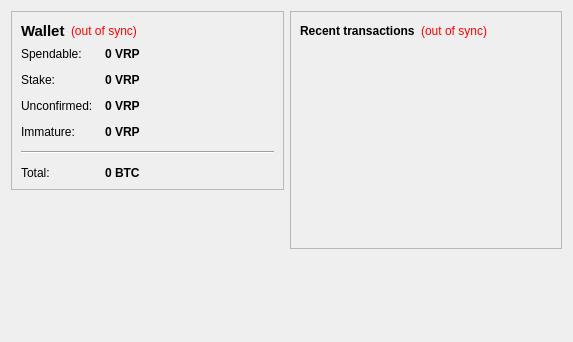
<?xml version="1.0" encoding="UTF-8"?>
<ui version="4.0">
 <class>OverviewPage</class>
 <widget class="QWidget" name="OverviewPage">
  <property name="geometry">
   <rect>
    <x>0</x>
    <y>0</y>
    <width>573</width>
    <height>342</height>
   </rect>
  </property>
  <property name="windowTitle">
   <string>Form</string>
  </property>
  <layout class="QHBoxLayout" name="horizontalLayout" stretch="1,1">
   <item>
    <layout class="QVBoxLayout" name="verticalLayout_2">
     <item>
      <widget class="QFrame" name="frame">
       <property name="frameShape">
        <enum>QFrame::StyledPanel</enum>
       </property>
       <property name="frameShadow">
        <enum>QFrame::Raised</enum>
       </property>
       <layout class="QVBoxLayout" name="verticalLayout_4">
        <item>
         <layout class="QHBoxLayout" name="horizontalLayout_4">
          <item>
           <widget class="QLabel" name="label_5">
            <property name="font">
             <font>
              <pointsize>11</pointsize>
              <weight>75</weight>
              <bold>true</bold>
             </font>
            </property>
            <property name="text">
             <string>Wallet</string>
            </property>
           </widget>
          </item>
          <item>
           <widget class="QLabel" name="labelWalletStatus">
            <property name="toolTip">
             <string>The displayed information may be out of date. Your wallet automatically synchronizes with the Vprocoin network after a connection is established, but this process has not completed yet.</string>
            </property>
            <property name="styleSheet">
             <string notr="true">QLabel { color: red; }</string>
            </property>
            <property name="text">
             <string notr="true">(out of sync)</string>
            </property>
            <property name="alignment">
             <set>Qt::AlignLeading|Qt::AlignLeft|Qt::AlignVCenter</set>
            </property>
           </widget>
          </item>
          <item>
           <spacer name="horizontalSpacer_2">
            <property name="orientation">
             <enum>Qt::Horizontal</enum>
            </property>
            <property name="sizeHint" stdset="0">
             <size>
              <width>40</width>
              <height>20</height>
             </size>
            </property>
           </spacer>
          </item>
         </layout>
        </item>
        <item>
         <layout class="QFormLayout" name="formLayout_2">
          <property name="fieldGrowthPolicy">
           <enum>QFormLayout::AllNonFixedFieldsGrow</enum>
          </property>
          <property name="horizontalSpacing">
           <number>12</number>
          </property>
          <property name="verticalSpacing">
           <number>12</number>
          </property>
          <item row="0" column="0">
           <widget class="QLabel" name="label">
            <property name="text">
             <string>Spendable:</string>
            </property>
           </widget>
          </item>
          <item row="0" column="1">
           <widget class="QLabel" name="labelBalance">
            <property name="font">
             <font>
              <weight>75</weight>
              <bold>true</bold>
             </font>
            </property>
            <property name="cursor">
             <cursorShape>IBeamCursor</cursorShape>
            </property>
            <property name="toolTip">
             <string>Your current spendable balance</string>
            </property>
            <property name="text">
             <string notr="true">0 VRP</string>
            </property>
            <property name="textInteractionFlags">
             <set>Qt::LinksAccessibleByMouse|Qt::TextSelectableByKeyboard|Qt::TextSelectableByMouse</set>
            </property>
           </widget>
          </item>
          <item row="1" column="0">
           <widget class="QLabel" name="label_6">
            <property name="text">
             <string>Stake:</string>
            </property>
           </widget>
          </item>
          <item row="1" column="1">
           <widget class="QLabel" name="labelStake">
            <property name="font">
             <font>
              <weight>75</weight>
              <bold>true</bold>
             </font>
            </property>
            <property name="cursor">
             <cursorShape>IBeamCursor</cursorShape>
            </property>
            <property name="toolTip">
             <string>Total of coins that was staked, and do not yet count toward the current balance</string>
            </property>
            <property name="text">
             <string notr="true">0 VRP</string>
            </property>
            <property name="textInteractionFlags">
             <set>Qt::LinksAccessibleByMouse|Qt::TextSelectableByKeyboard|Qt::TextSelectableByMouse</set>
            </property>
           </widget>
          </item>
          <item row="2" column="0">
           <widget class="QLabel" name="label_3">
            <property name="text">
             <string>Unconfirmed:</string>
            </property>
           </widget>
          </item>
          <item row="2" column="1">
           <widget class="QLabel" name="labelUnconfirmed">
            <property name="font">
             <font>
              <weight>75</weight>
              <bold>true</bold>
             </font>
            </property>
            <property name="cursor">
             <cursorShape>IBeamCursor</cursorShape>
            </property>
            <property name="toolTip">
             <string>Total of transactions that have yet to be confirmed, and do not yet count toward the current balance</string>
            </property>
            <property name="text">
             <string notr="true">0 VRP</string>
            </property>
            <property name="textInteractionFlags">
             <set>Qt::LinksAccessibleByMouse|Qt::TextSelectableByKeyboard|Qt::TextSelectableByMouse</set>
            </property>
           </widget>
          </item>
          <item row="3" column="0">
           <widget class="QLabel" name="labelImmatureText">
            <property name="text">
             <string>Immature:</string>
            </property>
           </widget>
          </item>
          <item row="3" column="1">
           <widget class="QLabel" name="labelImmature">
            <property name="font">
             <font>
              <weight>75</weight>
              <bold>true</bold>
             </font>
            </property>
            <property name="toolTip">
             <string>Mined balance that has not yet matured</string>
            </property>
            <property name="text">
             <string notr="true">0 VRP</string>
            </property>
            <property name="textInteractionFlags">
             <set>Qt::LinksAccessibleByMouse|Qt::TextSelectableByKeyboard|Qt::TextSelectableByMouse</set>
            </property>
           </widget>
          </item>
          <item row="4" column="0" colspan="2">
           <widget class="Line" name="line">
            <property name="orientation">
             <enum>Qt::Horizontal</enum>
            </property>
           </widget>
          </item>
          <item row="5" column="0">
           <widget class="QLabel" name="labelTotalText">
            <property name="text">
             <string>Total:</string>
            </property>
           </widget>
          </item>
          <item row="5" column="1">
           <widget class="QLabel" name="labelTotal">
            <property name="font">
             <font>
              <weight>75</weight>
              <bold>true</bold>
             </font>
            </property>
            <property name="cursor">
             <cursorShape>IBeamCursor</cursorShape>
            </property>
            <property name="toolTip">
             <string>Your current total balance</string>
            </property>
            <property name="text">
             <string notr="true">0 BTC</string>
            </property>
            <property name="textInteractionFlags">
             <set>Qt::LinksAccessibleByMouse|Qt::TextSelectableByKeyboard|Qt::TextSelectableByMouse</set>
            </property>
           </widget>
          </item>
         </layout>
        </item>
       </layout>
      </widget>
     </item>
     <item>
      <spacer name="verticalSpacer">
       <property name="orientation">
        <enum>Qt::Vertical</enum>
       </property>
       <property name="sizeHint" stdset="0">
        <size>
         <width>20</width>
         <height>40</height>
        </size>
       </property>
      </spacer>
     </item>
    </layout>
   </item>
   <item>
    <layout class="QVBoxLayout" name="verticalLayout_3">
     <item>
      <widget class="QFrame" name="frame_2">
       <property name="frameShape">
        <enum>QFrame::StyledPanel</enum>
       </property>
       <property name="frameShadow">
        <enum>QFrame::Raised</enum>
       </property>
       <layout class="QVBoxLayout" name="verticalLayout">
        <item>
         <layout class="QHBoxLayout" name="horizontalLayout_2">
          <item>
           <widget class="QLabel" name="label_4">
            <property name="text">
             <string>&lt;b&gt;Recent transactions&lt;/b&gt;</string>
            </property>
           </widget>
          </item>
          <item>
           <widget class="QLabel" name="labelTransactionsStatus">
            <property name="toolTip">
             <string>The displayed information may be out of date. Your wallet automatically synchronizes with the Vprocoin network after a connection is established, but this process has not completed yet.</string>
            </property>
            <property name="styleSheet">
             <string notr="true">QLabel { color: red; }</string>
            </property>
            <property name="text">
             <string notr="true">(out of sync)</string>
            </property>
            <property name="alignment">
             <set>Qt::AlignRight|Qt::AlignTrailing|Qt::AlignVCenter</set>
            </property>
           </widget>
          </item>
          <item>
           <spacer name="horizontalSpacer">
            <property name="orientation">
             <enum>Qt::Horizontal</enum>
            </property>
            <property name="sizeHint" stdset="0">
             <size>
              <width>40</width>
              <height>20</height>
             </size>
            </property>
           </spacer>
          </item>
         </layout>
        </item>
        <item>
         <widget class="QListView" name="listTransactions">
          <property name="styleSheet">
           <string notr="true">QListView { background: transparent; }</string>
          </property>
          <property name="frameShape">
           <enum>QFrame::NoFrame</enum>
          </property>
          <property name="verticalScrollBarPolicy">
           <enum>Qt::ScrollBarAlwaysOff</enum>
          </property>
          <property name="horizontalScrollBarPolicy">
           <enum>Qt::ScrollBarAlwaysOff</enum>
          </property>
          <property name="selectionMode">
           <enum>QAbstractItemView::NoSelection</enum>
          </property>
         </widget>
        </item>
       </layout>
      </widget>
     </item>
     <item>
      <spacer name="verticalSpacer_2">
       <property name="orientation">
        <enum>Qt::Vertical</enum>
       </property>
       <property name="sizeHint" stdset="0">
        <size>
         <width>20</width>
         <height>40</height>
        </size>
       </property>
      </spacer>
     </item>
    </layout>
   </item>
  </layout>
 </widget>
 <resources/>
 <connections/>
</ui>
